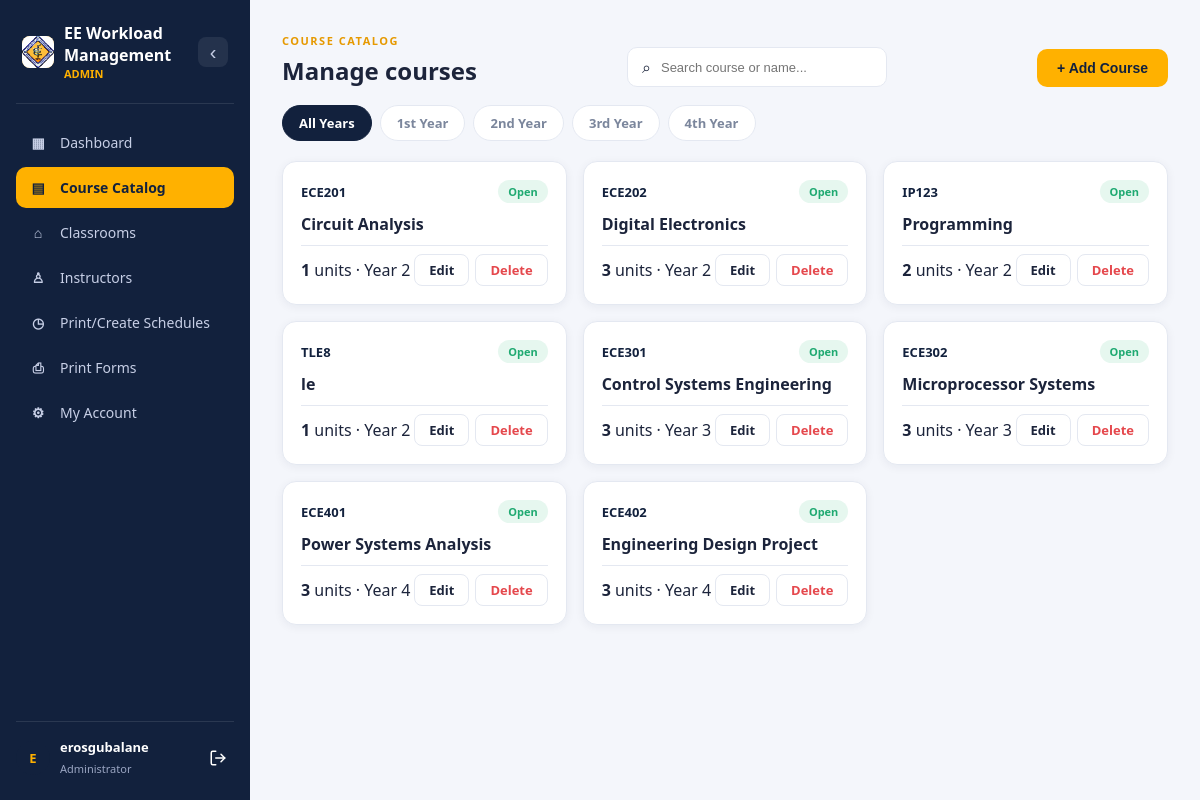
The app's page /admin/courses.php (signed in) with its own data.
### tables this page shows
CREATE TABLE `courses` (
  `course_id` int(11) NOT NULL,
  `course_code` varchar(10) NOT NULL,
  `course_name` varchar(100) NOT NULL,
  `year_level` tinyint(4) NOT NULL,
  `units` tinyint(4) NOT NULL,
  `status` enum('Open','Closed') DEFAULT 'Open'
);

### includes/ui.php (called while the page is built, shortened)
<?php
if (!function_exists('h')) {
    function h($v) { return htmlspecialchars((string)$v, ENT_QUOTES, 'UTF-8'); }
}

### admin/courses.php (the view, shortened to what this page needs)
<?php
require '../includes/ui.php';
$db = new database();
$conn = $db->connect();
$year   = (int)($_GET['year'] ?? 0);
$search = trim($_GET['search'] ?? '');
require '../includes/header.php';
$sql = "SELECT * FROM courses
        WHERE (? = 0 OR year_level = ?)
          AND (? = '' OR course_code LIKE CONCAT('%',?,'%') OR course_name LIKE CONCAT('%',?,'%'))
        ORDER BY year_level, course_code";
$stmt = $conn->prepare($sql);
$stmt->bind_param("iisss", $year, $year, $search, $search, $search);
$stmt->execute();
$filtered = $stmt->get_result()->fetch_all(MYSQLI_ASSOC);
?>
<link rel="stylesheet" href="../assets/ui.css">
<section class="page-section">
<div class="section-heading">
  <div><span class="eyebrow">COURSE CATALOG</span><h2>Manage courses</h2></div>
  <form class="search" onsubmit="return false;"><span>⌕</span><input id="courseSearch" name="search" value="<?= h($search) ?>" placeholder="Search course or name..."></form>
  <button class="primary-btn" id="openAddCourse" type="button">+ Add Course</button>
</div>
<div class="year-tabs">
  <a class="<?= !$year?'selected':'' ?>" href="courses.php">All Years</a>
  <?php for($y=1;$y<=4;$y++): ?>
  <a class="<?= $year===$y?'selected':'' ?>" href="?year=<?=$y?>"><?=$y?><?= $y===1?'st':($y===2?'nd':($y===3?'rd':'th')) ?> Year</a>
  <?php endfor;?>
</div>
<div class="course-grid" id="courseGrid">
<?php foreach($filtered as $c): ?>
<article class="course-card searchable">
  <div class="course-top">
    <span class="code"><?=h($c['course_code'])?></span>
    <span class="status <?= h(strtolower($c['status'])) ?>"><?=h($c['status'])?></span>
  </div>
  <h3><?=h($c['course_name'])?></h3>
  <div class="course-bottom">
    <span><b><?=h($c['units'])?></b> units · Year <?=h($c['year_level'])?></span>
    <div class="btn-pair">
      <a href="?edit=<?= (int)$c['course_id'] ?>" class="outline-btn js-edit-course"
         data-id="<?= (int)$c['course_id'] ?>" data-code="<?= h($c['course_code']) ?>" data-name="<?= h($c['course_name']) ?>"
         data-year="<?= h($c['year_level']) ?>" data-units="<?= h($c['units']) ?>" data-status="<?= h($c['status']) ?>">Edit</a>
      <form method="post" data-confirm="Delete <?= h($c['course_code']) ?>? This can't be undone.">
        <button type="submit" class="outline-btn danger">Delete</button>
      </form>
    </div>
  </div>
</article>
<?php endforeach;?>
</div>
</section>
<?php require '../includes/footer.php'; ?>

### assets/style.css (style rules this page uses)
:root { --navy:#12213d; --navy-2:#1b2a4a; --amber:#ffb100; --amber-dark:#e69900; --bg:#f4f6fb; --card:#ffffff; --border:#e4e8f1; --text:#1c243b; --muted:#7b869c; --green:#1fa971; --green-bg:#e6f7ef; --red:#e5484d; --red-bg:#fdecec; --radius:14px; --shadow:0 2px 10px rgba(20,30,60,.06); }
* { box-sizing:border-box }
body { margin:0;font-family:'Segoe UI',Roboto,Arial,sans-serif;background:var(--bg);color:var(--text);opacity:0;animation:pageFadeIn .45s ease forwards }
a { text-decoration:none;color:inherit }
.page-section { animation:fadeInUp .45s ease both }
.section-heading, .enrollment-head, .schedule-tools, .printable-schedule, .enroll-form-card { animation:fadeInUp .45s ease both }
.page-section { margin-bottom:28px }
.section-heading { display:flex;justify-content:space-between;align-items:flex-end;margin-bottom:18px;flex-wrap:wrap;gap:10px }
.eyebrow { font-size:11px;letter-spacing:1.5px;color:var(--amber-dark);font-weight:700 }
.section-heading h2 { margin:4px 0 0;font-size:24px }
.primary-btn { background:var(--amber);color:var(--navy);border:none;padding:11px 20px;border-radius:10px;font-weight:700;cursor:pointer;display:inline-flex;align-items:center;gap:8px;font-size:14px;transition:background-color .2s ease,transform .15s ease,box-shadow .2s ease }
.outline-btn { background:transparent;border:1.5px solid var(--border);color:var(--text);padding:8px 14px;border-radius:9px;font-weight:600;cursor:pointer;font-size:13px;transition:border-color .2s ease,transform .15s ease,background-color .2s ease }
.status { padding:4px 10px;border-radius:20px;font-size:11px;font-weight:700 }
.status.open,.status.available { background:var(--green-bg);color:var(--green) }
.search { display:flex;align-items:center;gap:8px;background:#fff;border:1px solid var(--border);border-radius:10px;padding:8px 14px;min-width:260px }
.search input { border:none;outline:none;flex:1;font-size:13px;background:transparent }
.year-tabs { display:flex;gap:8px;margin-bottom:20px;flex-wrap:wrap }
.year-tabs a { padding:8px 16px;border-radius:20px;background:#fff;border:1px solid var(--border);font-size:13px;font-weight:600;color:var(--muted) }
.year-tabs a.selected { background:var(--navy);color:#fff;border-color:var(--navy) }
.course-grid { display:grid;grid-template-columns:repeat(3,1fr);gap:16px }
.course-card { background:var(--card);border:1px solid var(--border);border-radius:var(--radius);padding:18px;box-shadow:var(--shadow);display:flex;flex-direction:column;gap:10px;transition:transform .2s ease,box-shadow .2s ease;animation:fadeInUp .4s ease both }
.course-grid .course-card:nth-child(3n+1) { animation-delay:.03s }
.course-grid .course-card:nth-child(3n+2) { animation-delay:.08s }
.course-grid .course-card:nth-child(3n+3) { animation-delay:.13s }
.course-top { display:flex;justify-content:space-between;align-items:center }
.course-top .code { font-weight:700;color:var(--navy);font-size:13px }
.course-card h3 { margin:0;font-size:16px }
.course-bottom { display:flex;justify-content:space-between;align-items:center;margin-top:auto;padding-top:8px;border-top:1px solid var(--border) }

### assets/ui.css (style rules this page uses)
:root { --ui-ink: #14213d; --ui-muted: #64708a; --ui-line: #e3e8f2; --ui-bg: #f6f8fc; --ui-accent: #2457f5; --ui-accent-soft: #e8eeff; --ui-danger: #d6342c; --ui-danger-soft: #fdeceb; --ui-ok: #12a36f; --ui-ok-soft: #e3f6ee; --ui-ease: cubic-bezier(.22, 1, .36, 1); --ui-spring: cubic-bezier(.34, 1.45, .5, 1); }
.btn-pair { display: inline-flex; align-items: center; gap: 6px; margin-left: auto; }
.btn-pair form { margin: 0; display: inline-flex; }
.btn-pair .outline-btn { display: inline-flex; align-items: center; justify-content: center; height: 32px; padding: 0 14px; margin: 0; white-space: nowrap; border: 1.5px solid var(--ui-line); border-radius: 8px; background: #fff; color: var(--ui-ink); font: inherit; font-size: 13px; font-weight: 600; line-height: 1; text-decoration: none; cursor: pointer; transition: transform .2s var(--ui-spring), background .2s, border-color .2s, color .2s; }
.btn-pair .outline-btn.danger { color: var(--ui-danger); }
.course-bottom .btn-pair { margin-left: auto; }
:root { --ui-ink: var(--text, #1c243b); --ui-muted: var(--muted, #7b869c); --ui-line: var(--border, #e4e8f1); --ui-bg: var(--bg, #f4f6fb); --ui-accent: var(--amber-dark, #e69900); --ui-accent-soft: #fff4e0; --ui-danger: var(--red, #e5484d); --ui-danger-soft: var(--red-bg, #fdecec); --ui-ok: var(--green, #1fa971); --ui-ok-soft: var(--green-bg, #e6f7ef); }

### records on screen
courses: course_code "ECE201", status "Open", course_name "Circuit Analysis", units "1", year_level "2"
courses: course_code "ECE202", status "Open", course_name "Digital Electronics", units "3", year_level "2"
courses: course_code "IP123", status "Open", course_name "Programming", units "2", year_level "2"
courses: course_code "TLE8", status "Open", course_name "le", units "1", year_level "2"
courses: course_code "ECE301", status "Open", course_name "Control Systems Engineering", units "3", year_level "3"
courses: course_code "ECE302", status "Open", course_name "Microprocessor Systems", units "3", year_level "3"
courses: course_code "ECE401", status "Open", course_name "Power Systems Analysis", units "3", year_level "4"
courses: course_code "ECE402", status "Open", course_name "Engineering Design Project", units "3", year_level "4"

### other values on screen
mb_substr($adminName, 0, 1) "E"
$adminName "erosgubalane"
